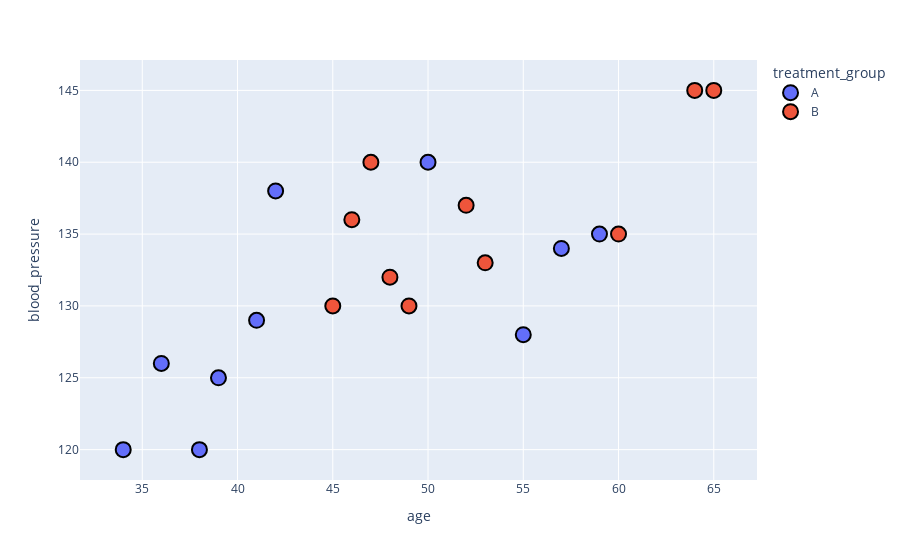

Notebook code for this chart:
### Code cell
# Plotting with edge color
fig = px.scatter(
    df,
    x='age',
    y='blood_pressure',
    color='treatment_group',  # Assign color to samples
)

# Update marker properties to include edge color
fig.update_traces(marker=dict(
    size=15,              # Marker size
    line=dict(color='black', width=2)  # Edge color and width
))

# Show the plot
fig.show()

### Figure 1 — Plotly figure (JSON) as saved in the notebook; plotly's stock layout.template omitted (floating-point values rounded to 4 significant figures)
{"data": [{"hovertemplate": "treatment_group=A<br>age=%{x}<br>blood_pressure=%{y}<extra></extra>", "legendgroup": "A", "marker": {"color": "#636efa", "line": {"color": "black", "width": 2}, "size": 15, "symbol": "circle"}, "mode": "markers", "name": "A", "orientation": "v", "showlegend": true, "type": "scatter", "x": [34, 50, 39, 55, 42, 36, 59, 41, 38, 57], "xaxis": "x", "y": [120, 140, 125, 128, 138, 126, 135, 129, 120, 134], "yaxis": "y"}, {"hovertemplate": "treatment_group=B<br>age=%{x}<br>blood_pressure=%{y}<extra></extra>", "legendgroup": "B", "marker": {"color": "#EF553B", "line": {"color": "black", "width": 2}, "size": 15, "symbol": "circle"}, "mode": "markers", "name": "B", "orientation": "v", "showlegend": true, "type": "scatter", "x": [45, 60, 48, 65, 53, 47, 52, 64, 49, 46], "xaxis": "x", "y": [130, 135, 132, 145, 133, 140, 137, 145, 130, 136], "yaxis": "y"}], "layout": {"autosize": true, "legend": {"title": {"text": "treatment_group"}, "tracegroupgap": 0}, "margin": {"t": 60}, "xaxis": {"anchor": "y", "autorange": true, "domain": [0, 1], "range": [31.55, 67.45], "title": {"text": "age"}, "type": "linear"}, "yaxis": {"anchor": "x", "autorange": true, "domain": [0, 1], "range": [117.2, 147.8], "title": {"text": "blood_pressure"}, "type": "linear"}}}
